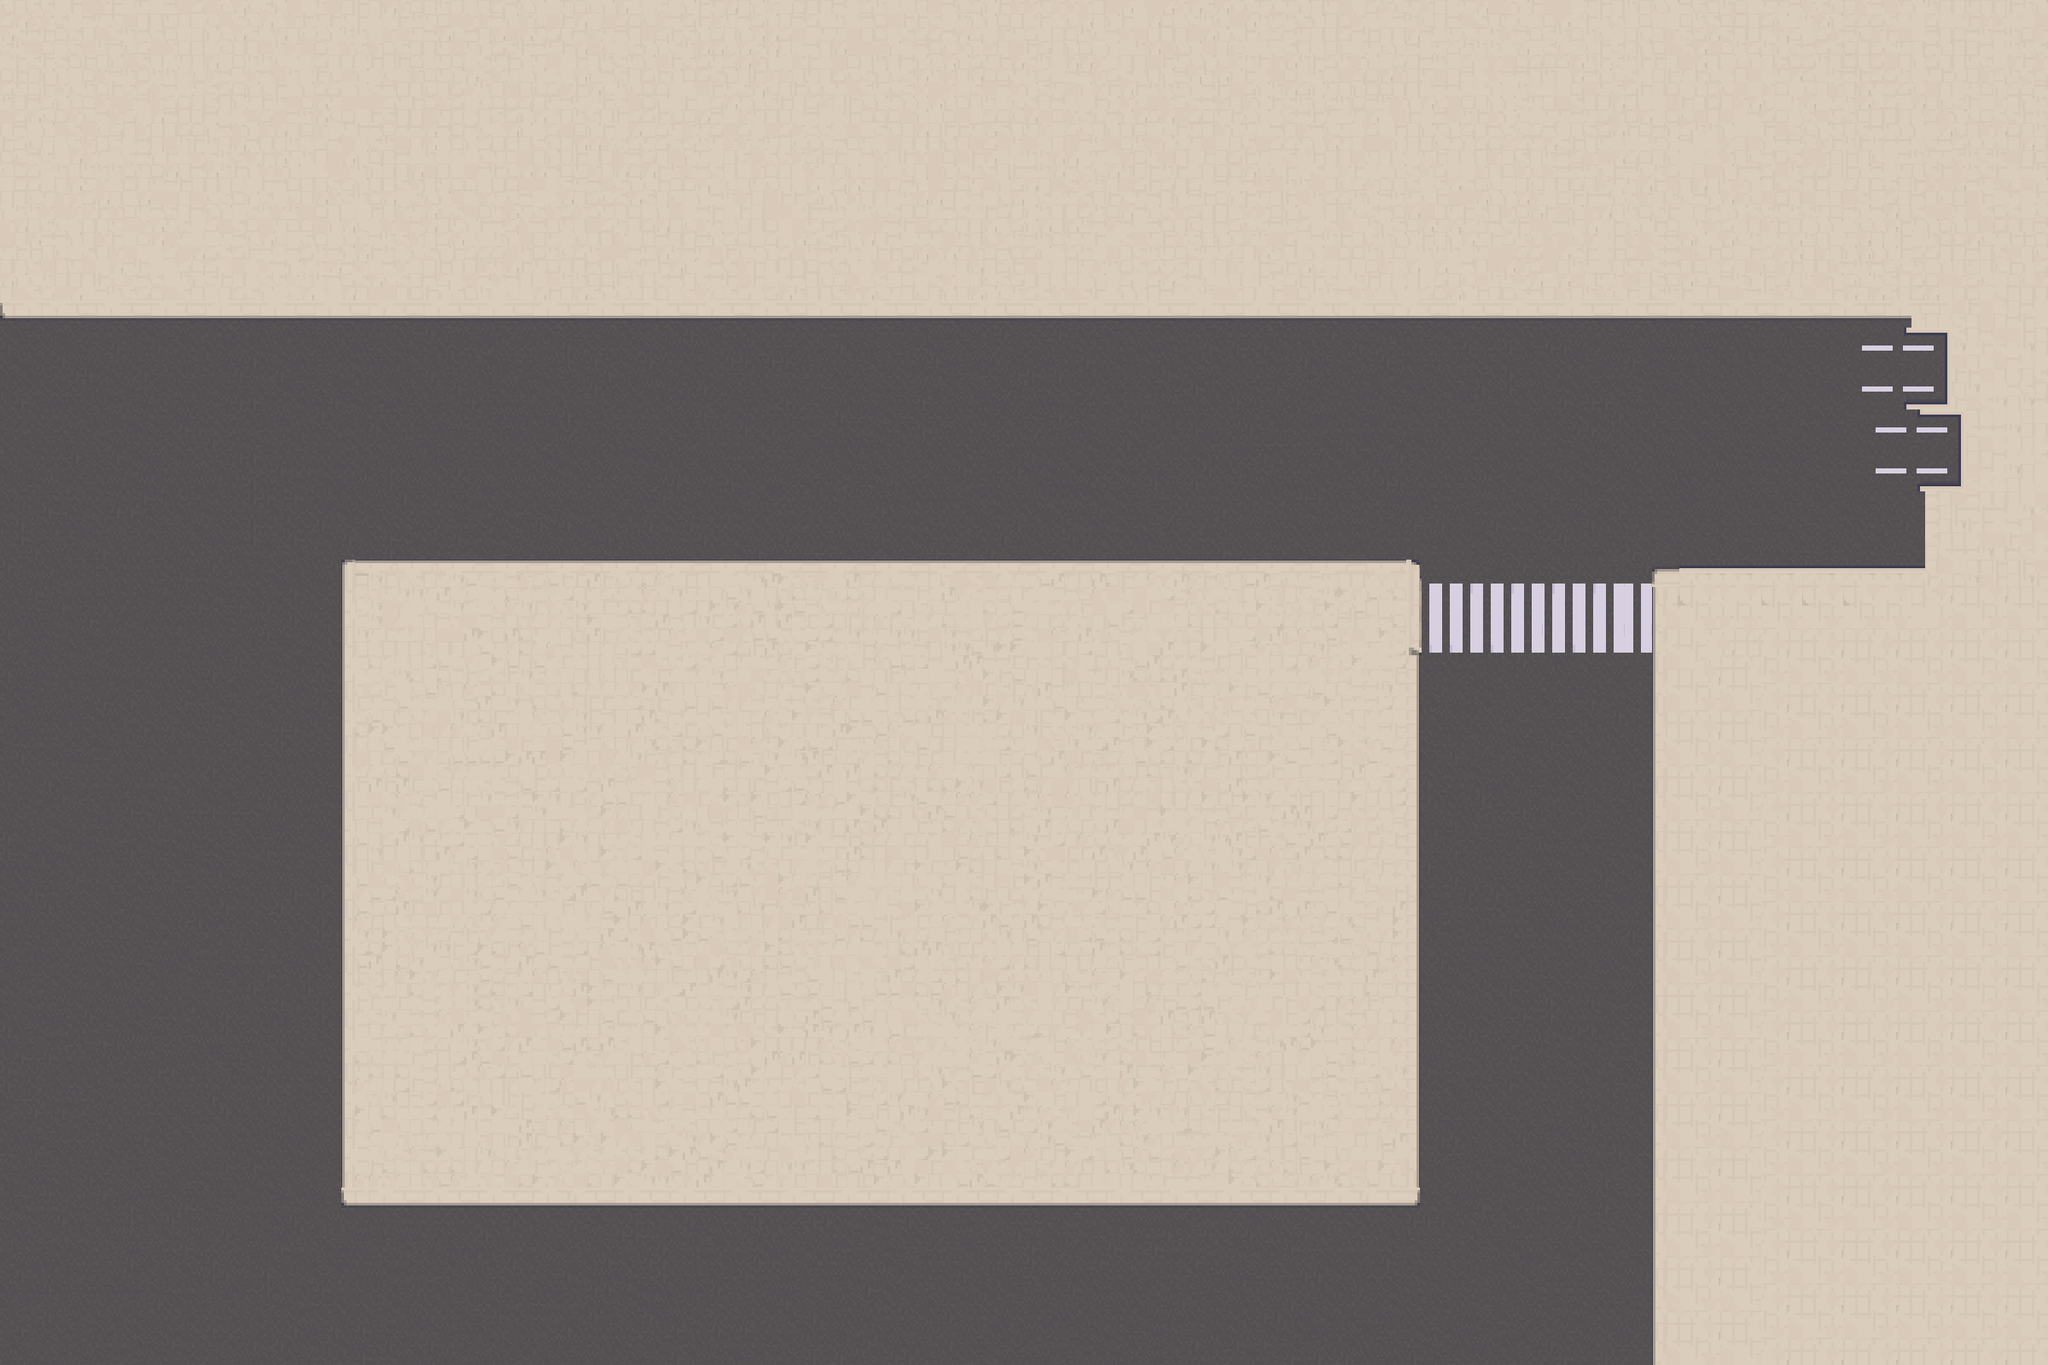

This is a level from a 2D game, rendered from its Tiled map with the project's own tilesets. A one-line summary and the map file follow, with tile-layer data summarised:
An orthogonal 150x100 tile map with 16x16 px tiles, 2 tile layers (Tile Layer 1, Paths), 2 tilesets.

<map version="1.9" tiledversion="1.9.2" orientation="orthogonal" renderorder="right-down" width="150" height="100" tilewidth="16" tileheight="16" infinite="0" nextlayerid="3" nextobjectid="1">
 <tileset firstgid="1" source="../Assets/Ground.tsx" />
 <tileset firstgid="1729" source="../Assets/roads.tsx" />
 <layer id="1" name="Tile Layer 1" width="150" height="100">
  <data>[15000 cells, 15000 non-empty, 267 distinct tile ids]</data>
 </layer>
 <layer id="2" name="Paths" width="150" height="100">
  <data>[15000 cells, 9166 non-empty, 111 distinct tile ids]</data>
 </layer>
</map>
